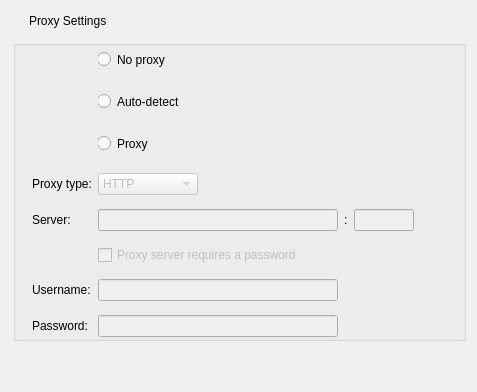
     <widget class="QWidget" name="pProxies">
      <property name="sizePolicy">
       <sizepolicy hsizetype="Preferred" vsizetype="Maximum">
        <horstretch>0</horstretch>
        <verstretch>0</verstretch>
       </sizepolicy>
      </property>
      <layout class="QVBoxLayout" name="verticalLayout_11">
       <property name="spacing">
        <number>12</number>
       </property>
       <property name="leftMargin">
        <number>13</number>
       </property>
       <property name="topMargin">
        <number>14</number>
       </property>
       <item>
        <widget class="QLabel" name="label_8">
         <property name="sizePolicy">
          <sizepolicy hsizetype="Preferred" vsizetype="Maximum">
           <horstretch>0</horstretch>
           <verstretch>0</verstretch>
          </sizepolicy>
         </property>
         <property name="styleSheet">
          <string notr="true">padding-left: 13px;</string>
         </property>
         <property name="text">
          <string>Proxy Settings</string>
         </property>
        </widget>
       </item>
       <item>
        <widget class="QGroupBox" name="gProxy">
         <property name="sizePolicy">
          <sizepolicy hsizetype="Preferred" vsizetype="Maximum">
           <horstretch>0</horstretch>
           <verstretch>0</verstretch>
          </sizepolicy>
         </property>
         <property name="title">
          <string/>
         </property>
         <property name="flat">
          <bool>true</bool>
         </property>
         <layout class="QGridLayout" name="gridLayout_2">
          <property name="sizeConstraint">
           <enum>QLayout::SetDefaultConstraint</enum>
          </property>
          <property name="leftMargin">
           <number>16</number>
          </property>
          <property name="topMargin">
           <number>0</number>
          </property>
          <property name="rightMargin">
           <number>9</number>
          </property>
          <property name="bottomMargin">
           <number>1</number>
          </property>
          <property name="horizontalSpacing">
           <number>6</number>
          </property>
          <property name="verticalSpacing">
           <number>14</number>
          </property>
          <item row="8" column="1">
           <widget class="QWidget" name="widget_13" native="true">
            <property name="styleSheet">
             <string notr="true">padding-left: -1px;
</string>
            </property>
            <layout class="QVBoxLayout" name="verticalLayout_19">
             <property name="spacing">
              <number>15</number>
             </property>
             <property name="leftMargin">
              <number>0</number>
             </property>
             <property name="topMargin">
              <number>0</number>
             </property>
             <property name="rightMargin">
              <number>0</number>
             </property>
             <property name="bottomMargin">
              <number>2</number>
             </property>
             <item>
              <widget class="QRadioButton" name="rNoProxy">
               <property name="minimumSize">
                <size>
                 <width>0</width>
                 <height>27</height>
                </size>
               </property>
               <property name="maximumSize">
                <size>
                 <width>16777215</width>
                 <height>27</height>
                </size>
               </property>
               <property name="focusPolicy">
                <enum>Qt::NoFocus</enum>
               </property>
               <property name="text">
                <string>No proxy</string>
               </property>
              </widget>
             </item>
             <item>
              <widget class="QRadioButton" name="rProxyAuto">
               <property name="minimumSize">
                <size>
                 <width>0</width>
                 <height>27</height>
                </size>
               </property>
               <property name="maximumSize">
                <size>
                 <width>16777215</width>
                 <height>27</height>
                </size>
               </property>
               <property name="focusPolicy">
                <enum>Qt::NoFocus</enum>
               </property>
               <property name="text">
                <string>Auto-detect</string>
               </property>
               <property name="checked">
                <bool>false</bool>
               </property>
              </widget>
             </item>
             <item>
              <widget class="QRadioButton" name="rProxyManual">
               <property name="minimumSize">
                <size>
                 <width>0</width>
                 <height>27</height>
                </size>
               </property>
               <property name="maximumSize">
                <size>
                 <width>16777215</width>
                 <height>27</height>
                </size>
               </property>
               <property name="focusPolicy">
                <enum>Qt::NoFocus</enum>
               </property>
               <property name="styleSheet">
                <string notr="true"/>
               </property>
               <property name="text">
                <string>Proxy</string>
               </property>
              </widget>
             </item>
            </layout>
           </widget>
          </item>
          <item row="10" column="1">
           <widget class="QWidget" name="wProxyAddress" native="true">
            <property name="sizePolicy">
             <sizepolicy hsizetype="Preferred" vsizetype="Maximum">
              <horstretch>0</horstretch>
              <verstretch>0</verstretch>
             </sizepolicy>
            </property>
            <layout class="QHBoxLayout" name="horizontalLayout_8">
             <property name="leftMargin">
              <number>0</number>
             </property>
             <property name="topMargin">
              <number>0</number>
             </property>
             <property name="rightMargin">
              <number>0</number>
             </property>
             <property name="bottomMargin">
              <number>0</number>
             </property>
             <item>
              <widget class="QLineEdit" name="eProxyServer">
               <property name="enabled">
                <bool>false</bool>
               </property>
               <property name="minimumSize">
                <size>
                 <width>240</width>
                 <height>0</height>
                </size>
               </property>
               <property name="maximumSize">
                <size>
                 <width>240</width>
                 <height>16777215</height>
                </size>
               </property>
               <property name="inputMethodHints">
                <set>Qt::ImhUrlCharactersOnly</set>
               </property>
               <property name="text">
                <string/>
               </property>
              </widget>
             </item>
             <item>
              <widget class="QLabel" name="lProxyPortSeparator">
               <property name="text">
                <string>:</string>
               </property>
              </widget>
             </item>
             <item>
              <widget class="QLineEdit" name="eProxyPort">
               <property name="enabled">
                <bool>false</bool>
               </property>
               <property name="maximumSize">
                <size>
                 <width>60</width>
                 <height>16777215</height>
                </size>
               </property>
               <property name="inputMethodHints">
                <set>Qt::ImhDigitsOnly</set>
               </property>
               <property name="text">
                <string/>
               </property>
               <property name="alignment">
                <set>Qt::AlignCenter</set>
               </property>
              </widget>
             </item>
             <item>
              <spacer name="horizontalSpacer_4">
               <property name="orientation">
                <enum>Qt::Horizontal</enum>
               </property>
               <property name="sizeHint" stdset="0">
                <size>
                 <width>40</width>
                 <height>20</height>
                </size>
               </property>
              </spacer>
             </item>
            </layout>
           </widget>
          </item>
          <item row="12" column="0">
           <widget class="QLabel" name="lProxyUsername">
            <property name="text">
             <string>Username:</string>
            </property>
           </widget>
          </item>
          <item row="13" column="0">
           <widget class="QLabel" name="lProxyPassword">
            <property name="sizePolicy">
             <sizepolicy hsizetype="Preferred" vsizetype="Preferred">
              <horstretch>0</horstretch>
              <verstretch>0</verstretch>
             </sizepolicy>
            </property>
            <property name="text">
             <string>Password:</string>
            </property>
           </widget>
          </item>
          <item row="12" column="1">
           <widget class="QLineEdit" name="eProxyUsername">
            <property name="enabled">
             <bool>false</bool>
            </property>
            <property name="minimumSize">
             <size>
              <width>240</width>
              <height>0</height>
             </size>
            </property>
            <property name="maximumSize">
             <size>
              <width>240</width>
              <height>16777215</height>
             </size>
            </property>
            <property name="text">
             <string/>
            </property>
           </widget>
          </item>
          <item row="9" column="0">
           <widget class="QLabel" name="lProxyType">
            <property name="text">
             <string>Proxy type:</string>
            </property>
           </widget>
          </item>
          <item row="11" column="1">
           <widget class="QCheckBox" name="cProxyRequiresPassword">
            <property name="enabled">
             <bool>false</bool>
            </property>
            <property name="text">
             <string>Proxy server requires a password</string>
            </property>
           </widget>
          </item>
          <item row="9" column="1">
           <widget class="QComboBox" name="cProxyType">
            <property name="enabled">
             <bool>false</bool>
            </property>
            <property name="sizePolicy">
             <sizepolicy hsizetype="Maximum" vsizetype="Fixed">
              <horstretch>0</horstretch>
              <verstretch>0</verstretch>
             </sizepolicy>
            </property>
            <property name="minimumSize">
             <size>
              <width>100</width>
              <height>0</height>
             </size>
            </property>
            <property name="maximumSize">
             <size>
              <width>16777215</width>
              <height>16777215</height>
             </size>
            </property>
            <item>
             <property name="text">
              <string>HTTP</string>
             </property>
            </item>
           </widget>
          </item>
          <item row="13" column="1">
           <widget class="QLineEdit" name="eProxyPassword">
            <property name="enabled">
             <bool>false</bool>
            </property>
            <property name="minimumSize">
             <size>
              <width>240</width>
              <height>0</height>
             </size>
            </property>
            <property name="maximumSize">
             <size>
              <width>240</width>
              <height>16777215</height>
             </size>
            </property>
            <property name="text">
             <string/>
            </property>
            <property name="echoMode">
             <enum>QLineEdit::Password</enum>
            </property>
           </widget>
          </item>
          <item row="10" column="0">
           <widget class="QLabel" name="lProxyServer">
            <property name="text">
             <string>Server:</string>
            </property>
           </widget>
          </item>
         </layout>
        </widget>
       </item>
       <item>
        <spacer name="verticalSpacer_5">
         <property name="orientation">
          <enum>Qt::Vertical</enum>
         </property>
         <property name="sizeHint" stdset="0">
          <size>
           <width>20</width>
           <height>40</height>
          </size>
         </property>
        </spacer>
       </item>
      </layout>
     </widget>
